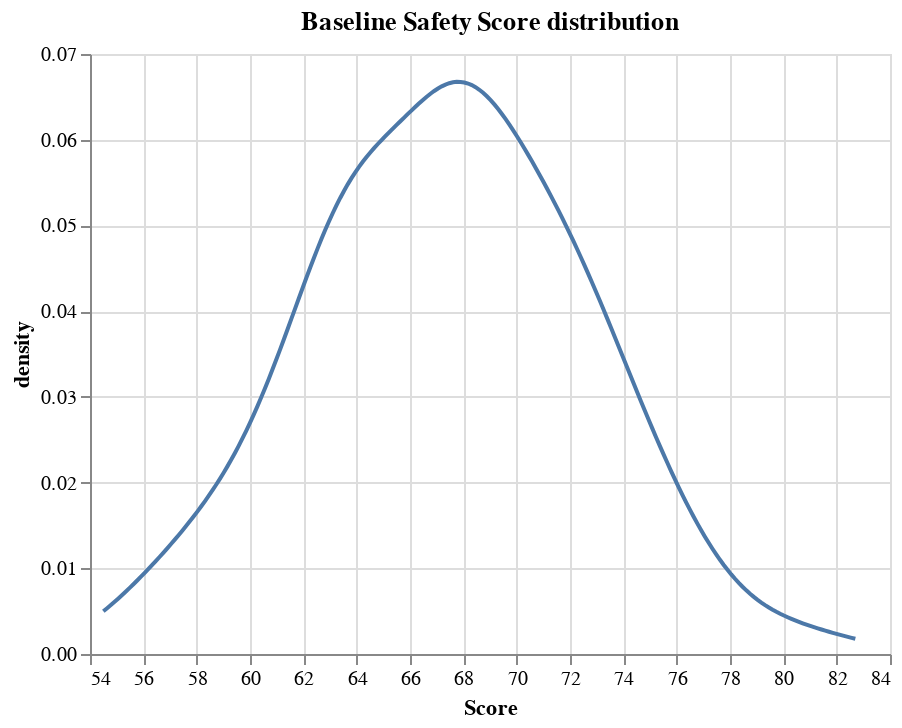

Write notebook code for a chart like this one.
### Code cell
alt.Chart(baseline_melted_df).transform_density(
    'Average Safety Score', 
    #groupby=['Stage'],
    as_=['Score', 'density']
).mark_line().encode(
    x='Score:Q',
    y='density:Q',
    #color='Stage'
).properties(title="Baseline Safety Score distribution")

### Figure 1 — Vega-Lite specification as saved in the notebook (floating-point values rounded to 4 significant figures; data arrays with more than 128 entries replaced by an {"elided": "..."} marker saying what was removed)
{"config": {"view": {"continuousWidth": 400, "continuousHeight": 300}}, "data": {"name": "data-874a1dc75f0d0515944aca73e9a8d868"}, "mark": "line", "encoding": {"x": {"field": "Score", "type": "quantitative"}, "y": {"field": "density", "type": "quantitative"}}, "title": "Baseline Safety Score distribution", "transform": [{"density": "Average Safety Score", "as": ["Score", "density"]}], "$schema": "https://vega.github.io/schema/vega-lite/v4.17.0.json", "datasets": {"data-874a1dc75f0d0515944aca73e9a8d868": {"elided": "267 records"}}}
